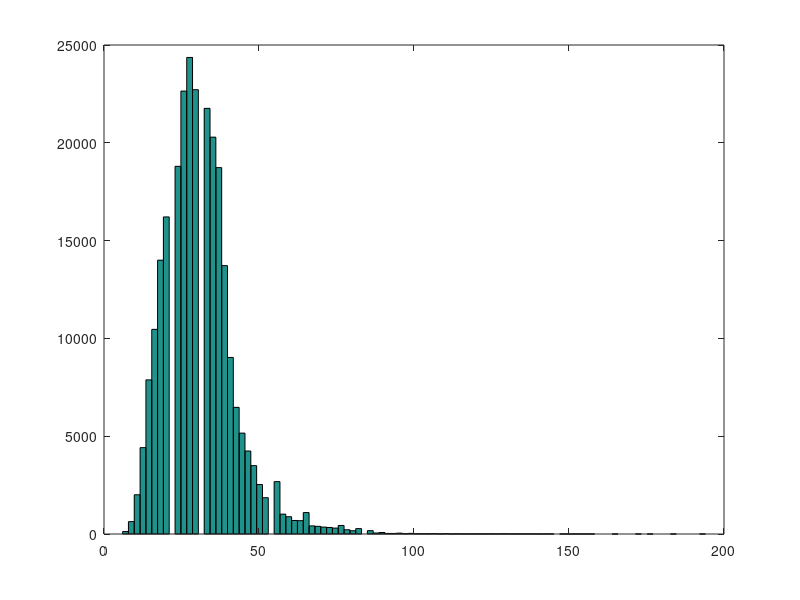
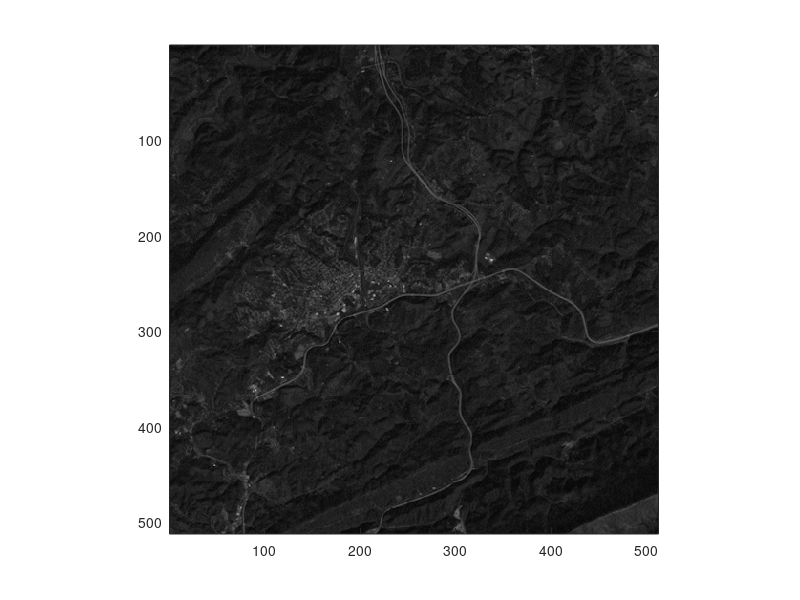

MATLAB code to generate these figures, in order: (Note: this script raises an error after producing the figures.)
load wva
test = wva(:,:,1);
hist(test(:),100); figure; 
image(test); colormap(gray(256)); axis image

test2=myhisteq(test,256);
figure; hist(test2(:),100); figure; 
image(test2); colormap(gray(256)); axis image
